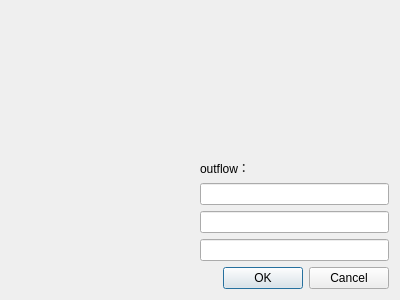
<?xml version="1.0" encoding="UTF-8"?>
<ui version="4.0">
 <class>Dialog0</class>
 <widget class="QDialog" name="Dialog0">
  <property name="geometry">
   <rect>
    <x>0</x>
    <y>0</y>
    <width>400</width>
    <height>300</height>
   </rect>
  </property>
  <property name="windowTitle">
   <string>Dialog</string>
  </property>
  <layout class="QVBoxLayout" name="verticalLayout_2">
   <item>
    <layout class="QHBoxLayout" name="horizontalLayout">
     <item>
      <spacer name="horizontalSpacer">
       <property name="orientation">
        <enum>Qt::Horizontal</enum>
       </property>
       <property name="sizeHint" stdset="0">
        <size>
         <width>40</width>
         <height>20</height>
        </size>
       </property>
      </spacer>
     </item>
     <item>
      <layout class="QVBoxLayout" name="verticalLayout">
       <item>
        <spacer name="verticalSpacer">
         <property name="orientation">
          <enum>Qt::Vertical</enum>
         </property>
         <property name="sizeHint" stdset="0">
          <size>
           <width>20</width>
           <height>40</height>
          </size>
         </property>
        </spacer>
       </item>
       <item>
        <widget class="QLabel" name="label">
         <property name="text">
          <string>outflow：</string>
         </property>
        </widget>
       </item>
       <item>
        <widget class="QLineEdit" name="lineEdit_3"/>
       </item>
       <item>
        <widget class="QLineEdit" name="lineEdit"/>
       </item>
       <item>
        <widget class="QLineEdit" name="lineEdit_2"/>
       </item>
       <item>
        <widget class="QDialogButtonBox" name="buttonBox">
         <property name="orientation">
          <enum>Qt::Horizontal</enum>
         </property>
         <property name="standardButtons">
          <set>QDialogButtonBox::Cancel|QDialogButtonBox::Ok</set>
         </property>
        </widget>
       </item>
      </layout>
     </item>
    </layout>
   </item>
  </layout>
 </widget>
 <resources/>
 <connections>
  <connection>
   <sender>buttonBox</sender>
   <signal>accepted()</signal>
   <receiver>Dialog0</receiver>
   <slot>accept()</slot>
   <hints>
    <hint type="sourcelabel">
     <x>248</x>
     <y>254</y>
    </hint>
    <hint type="destinationlabel">
     <x>157</x>
     <y>274</y>
    </hint>
   </hints>
  </connection>
  <connection>
   <sender>buttonBox</sender>
   <signal>rejected()</signal>
   <receiver>Dialog0</receiver>
   <slot>reject()</slot>
   <hints>
    <hint type="sourcelabel">
     <x>316</x>
     <y>260</y>
    </hint>
    <hint type="destinationlabel">
     <x>286</x>
     <y>274</y>
    </hint>
   </hints>
  </connection>
 </connections>
</ui>
